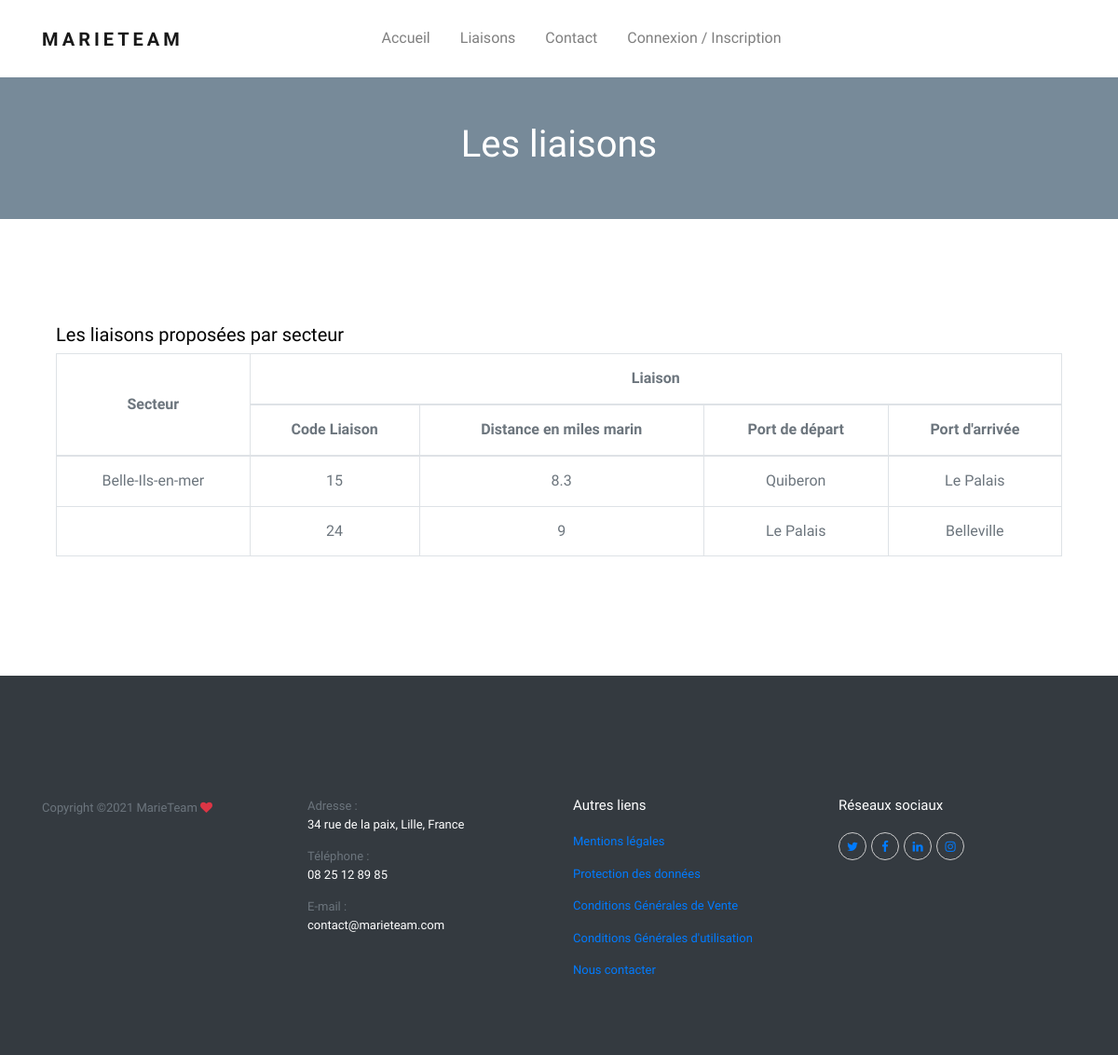
The page /horaires.php on the database its author committed.
### tables this page shows
CREATE TABLE IF NOT EXISTS `liaison` (
  `code_liaison` int(11) NOT NULL,
  `nom` varchar(100) NOT NULL,
  `distance_miles` float NOT NULL,
  `id_secteur` int(11) NOT NULL,
  `port_depart` int(11) NOT NULL,
  `port_arrivee` int(11) NOT NULL,
  PRIMARY KEY (`code_liaison`),
  KEY `LIAISON_SECTEUR_FK` (`id_secteur`),
  KEY `LIAISON_PORT0_FK` (`port_depart`),
  KEY `LIAISON_PORT1_FK` (`port_arrivee`)
);

CREATE TABLE IF NOT EXISTS `secteur` (
  `id_secteur` int(11) NOT NULL AUTO_INCREMENT,
  `nom` varchar(80) NOT NULL,
  PRIMARY KEY (`id_secteur`)
);

### db_connect.php (called while the page is built)
<?php
function get_bdd(){
$servername = 'localhost';
$username = 'root';
$password = '';
return new PDO("mysql:host=$servername;dbname=marieteam", $username, $password);
}

### horaires.php (the view, shortened to what this page needs)
<?php
require_once('db_connect.php');
include('header.php');
?>
    <section class="inner-page">
      <div class="slider-item py-5" style="background-image: url('img/slider-1.jpg');">
        <div class="container">
          <div class="row slider-text align-items-center justify-content-center text-center">
            <div class="col-md-7 col-sm-12 element-animate">
              <h1 class="text-white">Les liaisons</h1>
            </div>
          </div>
        </div>
      </div>
    </section>
    <section class="section">
    <div class="container">
          <div class="col-md-12">
          <h5>Les liaisons proposées par secteur</h5>
          <table class="table table-bordered" style="text-align: center;">
        <thead>
          <tr>
            <th rowspan="2" style="vertical-align: middle;">Secteur</th>
            <th colspan="4">Liaison</th>
          </tr>
          <tr>
            <th>Code Liaison</th>
            <th>Distance en miles marin</th>
            <th>Port de départ</th>
            <th>Port d'arrivée</th>
          </tr>
        </thead>
        <tbody>
        <?php
          $temp = "";
          $req1 = get_bdd()->query("SELECT code_liaison, nom, distance_miles, id_secteur FROM liaison ORDER BY code_liaison ASC");
            while($donnees1 = $req1->fetch()){
              $infosBateau = get_bdd()->query("SELECT nom FROM secteur WHERE id_secteur='$donnees1[3]'")->fetch();
              $nomSecteur = $infosBateau[0];
              ?>
<tr>
              <td>
              <?php
              if($temp != $nomSecteur){
                echo $nomSecteur;
                $temp = $nomSecteur;
              };
              ?>
              </td>
              <td><?php echo $donnees1[0]; ?></td>
              <td><?php echo $donnees1[2]; ?></td>
              <td><?php $port = explode("-", $donnees1[1]); echo $port[0]; ?></td>
              <td><?php echo $port[1]; ?></td>
</tr>
            <?php } ?>
        </table>
          </div>
        </div>
    </section>
    <?php include('footer.php');?>
  </body>
</html>

### css/style.css (style rules this page uses)
body { background: #fff; font-family: "Niramit", Arial, sans-serif; font-weight: 300; font-size: 16px; line-height: 1.8; color: #6c757d; }
h1, h2, h3, h4, h5 { color: #000; font-family: "K2D", sans-serif; }
.section { padding: 7em 0; }
.element-animate { opacity: 0; visibility: hidden; }

### rows shown on the page
liaison: id_secteur.nom "Belle-Ils-en-mer", code_liaison "15", distance_miles "8.3", nom "Quiberon", nom "Le Palais"
liaison: code_liaison "24", distance_miles "9", nom "Le Palais", nom "Belleville"
